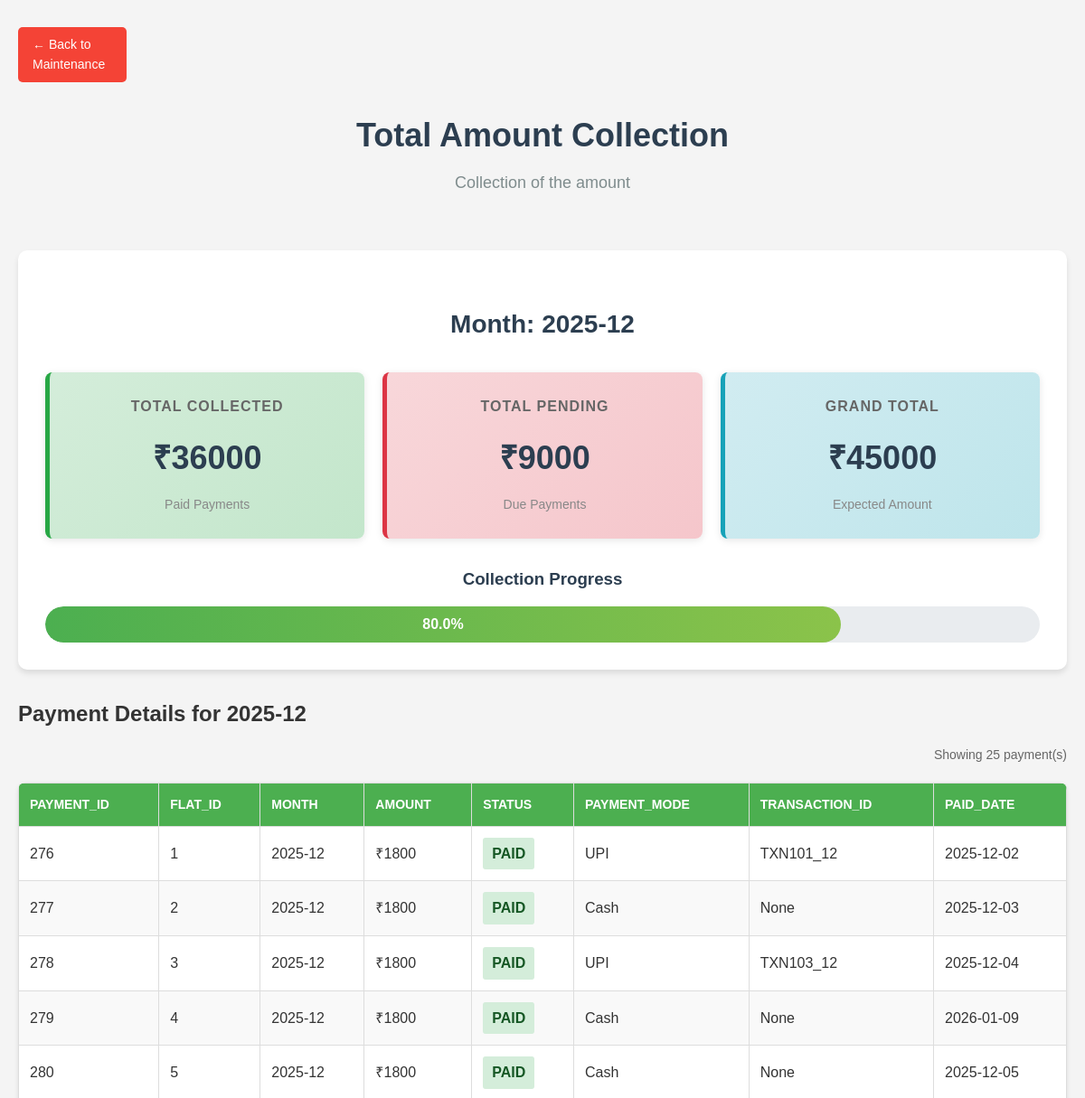
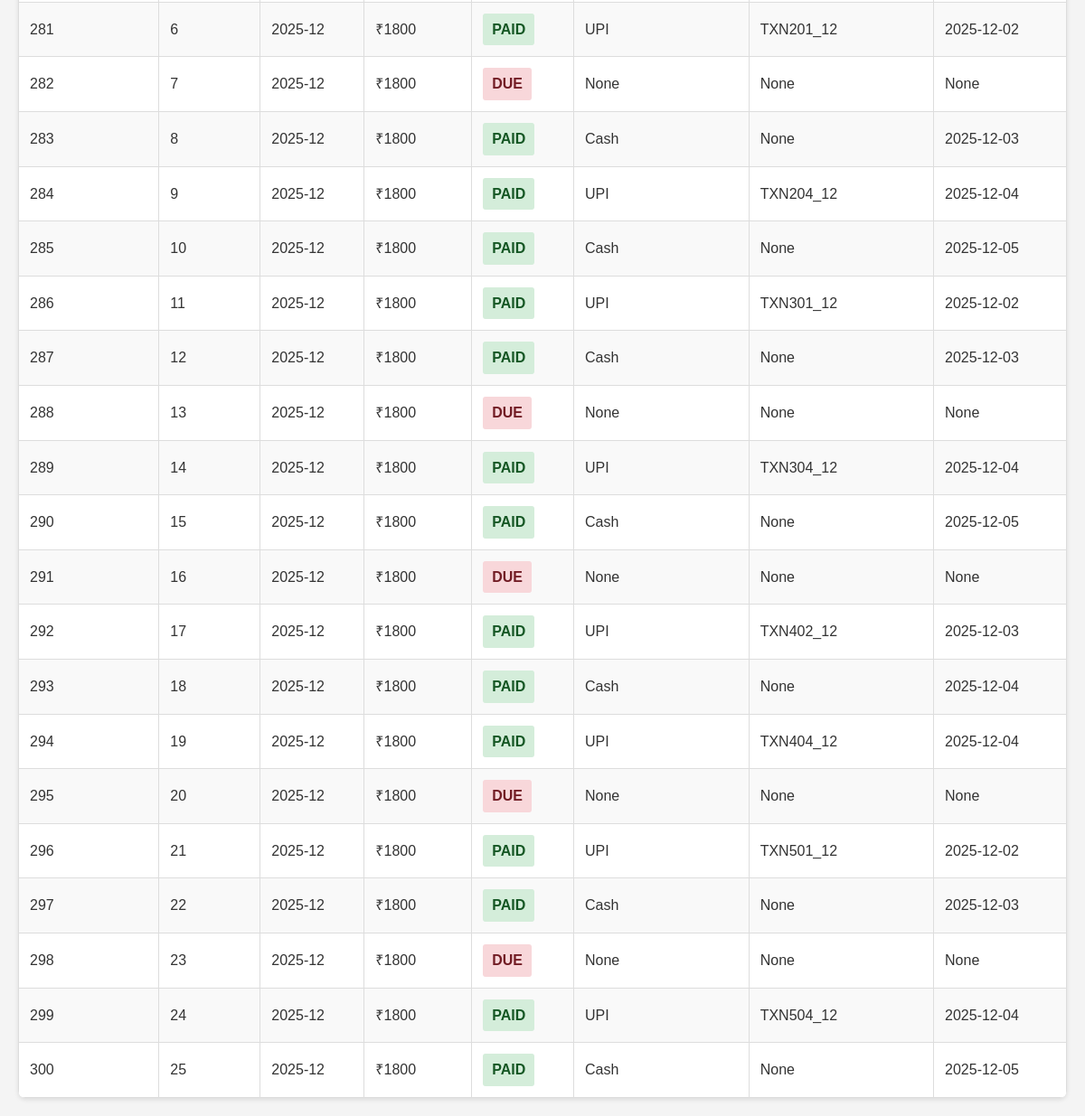
Page /total/amount on the committed database (2 pictures, top to bottom).
### tables this page shows
CREATE TABLE payments (
    payment_id INTEGER PRIMARY KEY AUTOINCREMENT,
    flat_id INTEGER,
    month TEXT,    
    amount INTEGER,
    status TEXT,   
    payment_mode TEXT,  
    transaction_id TEXT,
    paid_date TEXT,
    FOREIGN KEY(flat_id) REFERENCES flats(flat_id));

### app.py (the view)
@app.route("/total/amount", methods=['GET'])
def get_total_amount():
    conn = db_connection()
    cursor = conn.cursor()
    cursor.execute('SELECT month FROM payments ORDER BY month DESC LIMIT 1')
    recent_month_row = cursor.fetchone()
    if not recent_month_row:
        conn.close()
        return render_template("total_amount.html", recent_month=None, total_collected=0, total_due=0, grand_total=0, flats=[])
    recent_month = recent_month_row['month']
    cursor.execute('SELECT * FROM payments WHERE month = ? ORDER BY flat_id', (recent_month,))
    flats = cursor.fetchall()
    cursor.execute('''
        SELECT
            SUM(CASE WHEN status = 'PAID' THEN amount ELSE 0 END) as collected,
            SUM(CASE WHEN status = 'DUE' THEN amount ELSE 0 END) as due,
            SUM(amount) as total
        FROM payments
        WHERE month = ?
    ''', (recent_month,))
    totals = cursor.fetchone()
    conn.close()
    return render_template("total_amount.html",
                         recent_month=recent_month,
                         total_collected=totals['collected'] or 0,
                         total_due=totals['due'] or 0,
                         grand_total=totals['total'] or 0,
                         flats=flats)

### app.py (called while the page is built)
def db_connection():
    conn = sqlite3.connect(database)
    conn.row_factory = sqlite3.Row
    return conn

### templates/total_amount.html (shortened to what this page needs)
<!DOCTYPE html>
<html lang="en">
<head>
    <link rel="stylesheet" href="{{ url_for('static', filename='css/style.css') }}">
</head>
<body>
    <div class="container">
        <a href="/maintenance" class="back-button">← Back to Maintenance</a>
        <div class="page-header">
                     <h1>Total Amount Collection</h1>
                    <p class="subtitle">Collection of the amount</p>
                </div>
        {% if recent_month %}
        <div class="summary-container">
            <h2>Month: {{ recent_month }}</h2>
            <div class="summary-cards">
                <div class="summary-card collected">
                    <h3>Total Collected</h3>
                    <p class="amount">₹{{ total_collected }}</p>
                    <span class="label">Paid Payments</span>
                </div>
                <div class="summary-card pending">
                    <h3>Total Pending</h3>
                    <p class="amount">₹{{ total_due }}</p>
                    <span class="label">Due Payments</span>
                </div>
                <div class="summary-card total">
                    <h3>Grand Total</h3>
                    <p class="amount">₹{{ grand_total }}</p>
                    <span class="label">Expected Amount</span>
                </div>
            </div>
            <div class="progress-container">
                <h3>Collection Progress</h3>
                <div class="progress-bar">
                    <div class="progress-fill" style="width: {{ (total_collected / grand_total * 100) if grand_total > 0 else 0 }}%">
                        {{ "%.1f"|format((total_collected / grand_total * 100) if grand_total > 0 else 0) }}%
                    </div>
                </div>
            </div>
        </div>
        <h2>Payment Details for {{ recent_month }}</h2>
        <div class="table-info">
            <p>Showing {{ flats|length }} payment(s)</p>
        </div>
        <table>
            <thead>
                <tr>
                    {% for column in flats[0].keys() %}
                    <th>{{ column }}</th>
                    {% endfor %}
                </tr>
            </thead>
            <tbody>
                {% for row in flats %}
                <tr>
                    {% for key in row.keys() %}
                        {% if key == 'status' %}
                            <td>
                                {% if row[key] == 'PAID' %}
                                    <span class="status-paid">{{ row[key] }}</span>
                                {% else %}
                                    <span class="status-due">{{ row[key] }}</span>
                                {% endif %}
                            </td>
                        {% elif key == 'amount' %}
                            <td>₹{{ row[key] }}</td>
                        {% else %}
                            <td>{{ row[key] }}</td>
                        {% endif %}
                    {% endfor %}
                </tr>
                {% endfor %}
            </tbody>
        </table>
        {% else %}
        <p class="no-data-message">No payment data available.</p>
        {% endif %}
    </div>
</body>
</html>

### static/css/style.css (style rules this page uses)
* { margin: 0; padding: 0; box-sizing: border-box; }
body { font-family: Arial, sans-serif; line-height: 1.6; color: #333; background-color: #f4f4f4; }
.container { max-width: 1200px; margin: 0 auto; padding: 20px; }
h1 { color: #333; text-align: center; margin-bottom: 20px; }
h2 { color: #333; margin-top: 30px; margin-bottom: 15px; }
.back-button { background-color: #f44336; padding: 8px 16px; font-size: 14px; width: 120px; display: inline-block; margin: 10px 0; text-decoration: none; color: white; border-radius: 5px; transition: background-color 0.3s ease; }
table { width: 100%; border-collapse: collapse; margin-top: 20px; background-color: white; box-shadow: 0 2px 5px rgba(0,0,0,0.1); border-radius: 8px; overflow: hidden; }
th, td { border: 1px solid #ddd; padding: 12px; text-align: left; }
th { background-color: #4CAF50; color: white; font-weight: bold; text-transform: uppercase; font-size: 14px; }
tr:nth-child(even) { background-color: #f9f9f9; }
.status-paid { background-color: #d4edda; color: #155724; padding: 5px 10px; border-radius: 3px; font-weight: bold; display: inline-block; }
.status-due { background-color: #f8d7da; color: #721c24; padding: 5px 10px; border-radius: 3px; font-weight: bold; display: inline-block; }
.page-header { text-align: center; margin-bottom: 40px; padding: 20px; }
.page-header h1 { font-size: 36px; color: #2c3e50; margin-bottom: 10px; }
.page-header .subtitle { font-size: 18px; color: #7f8c8d; margin: 0; }
.summary-container { background-color: white; padding: 30px; border-radius: 10px; box-shadow: 0 4px 6px rgba(0,0,0,0.1); margin: 30px 0; }
.summary-container h2 { text-align: center; color: #2c3e50; margin-bottom: 30px; font-size: 28px; }
.summary-cards { display: grid; grid-template-columns: repeat(auto-fit, minmax(250px, 1fr)); gap: 20px; margin-bottom: 30px; }
.summary-card { padding: 25px; border-radius: 8px; text-align: center; box-shadow: 0 2px 8px rgba(0,0,0,0.1); transition: transform 0.3s ease; }
.summary-card.collected { background: linear-gradient(135deg, #d4edda 0%, #c3e6cb 100%); border-left: 5px solid #28a745; }
.summary-card.pending { background: linear-gradient(135deg, #f8d7da 0%, #f5c6cb 100%); border-left: 5px solid #dc3545; }
.summary-card.total { background: linear-gradient(135deg, #d1ecf1 0%, #bee5eb 100%); border-left: 5px solid #17a2b8; }
.summary-card h3 { margin: 0 0 15px 0; font-size: 16px; color: #666; text-transform: uppercase; letter-spacing: 1px; }
.summary-card .amount { font-size: 36px; font-weight: bold; margin: 10px 0; color: #2c3e50; }
.summary-card .label { font-size: 14px; color: #888; }
.progress-container { margin-top: 30px; }
.progress-container h3 { text-align: center; margin-bottom: 15px; color: #2c3e50; }
.progress-bar { width: 100%; height: 40px; background-color: #e9ecef; border-radius: 20px; overflow: hidden; position: relative; }
.progress-fill { height: 100%; background: linear-gradient(90deg, #4CAF50 0%, #8BC34A 100%); display: flex; align-items: center; justify-content: center; color: white; font-weight: bold; font-size: 16px; transition: width 0.5s ease; border-radius: 20px; }
.table-info { text-align: right; margin: 10px 0; color: #666; font-size: 14px; }

### rows in the picture
payments: month "2025-12", payment_id "276" "1" "2025-12" "UPI" "TXN101_12" "2025-12-02", amount "1800", status "PAID"
payments: payment_id "277" "2" "2025-12" "Cash" "None" "2025-12-03", amount "1800", status "PAID"
payments: payment_id "278" "3" "2025-12" "UPI" "TXN103_12" "2025-12-04", amount "1800", status "PAID"
payments: payment_id "279" "4" "2025-12" "Cash" "None" "2026-01-09", amount "1800", status "PAID"
payments: payment_id "280" "5" "2025-12" "Cash" "None" "2025-12-05", amount "1800", status "PAID"
payments: payment_id "281" "6" "2025-12" "UPI" "TXN201_12" "2025-12-02", amount "1800", status "PAID"
payments: payment_id "282" "7" "2025-12" "None" "None" "None", amount "1800", status "DUE"
payments: payment_id "283" "8" "2025-12" "Cash" "None" "2025-12-03", amount "1800", status "PAID"
payments: payment_id "284" "9" "2025-12" "UPI" "TXN204_12" "2025-12-04", amount "1800", status "PAID"
payments: payment_id "285" "10" "2025-12" "Cash" "None" "2025-12-05", amount "1800", status "PAID"
payments: payment_id "286" "11" "2025-12" "UPI" "TXN301_12" "2025-12-02", amount "1800", status "PAID"
payments: payment_id "287" "12" "2025-12" "Cash" "None" "2025-12-03", amount "1800", status "PAID"
payments: payment_id "288" "13" "2025-12" "None" "None" "None", amount "1800", status "DUE"
payments: payment_id "289" "14" "2025-12" "UPI" "TXN304_12" "2025-12-04", amount "1800", status "PAID"
payments: payment_id "290" "15" "2025-12" "Cash" "None" "2025-12-05", amount "1800", status "PAID"
payments: payment_id "291" "16" "2025-12" "None" "None" "None", amount "1800", status "DUE"
payments: payment_id "292" "17" "2025-12" "UPI" "TXN402_12" "2025-12-03", amount "1800", status "PAID"
payments: payment_id "293" "18" "2025-12" "Cash" "None" "2025-12-04", amount "1800", status "PAID"
payments: payment_id "294" "19" "2025-12" "UPI" "TXN404_12" "2025-12-04", amount "1800", status "PAID"
payments: payment_id "295" "20" "2025-12" "None" "None" "None", amount "1800", status "DUE"
payments: payment_id "296" "21" "2025-12" "UPI" "TXN501_12" "2025-12-02", amount "1800", status "PAID"
payments: payment_id "297" "22" "2025-12" "Cash" "None" "2025-12-03", amount "1800", status "PAID"
payments: payment_id "298" "23" "2025-12" "None" "None" "None", amount "1800", status "DUE"
payments: payment_id "299" "24" "2025-12" "UPI" "TXN504_12" "2025-12-04", amount "1800", status "PAID"
payments: payment_id "300" "25" "2025-12" "Cash" "None" "2025-12-05", amount "1800", status "PAID"

### other values in the picture
{{ total_collected }} "36000"
{{ total_due }} "9000"
{{ grand_total }} "45000"
{{ flats|length }} "25"
{{ column }} "PAYMENT_ID" "FLAT_ID" "MONTH" "AMOUNT" "STATUS" "PAYMENT_MODE" "TRANSACTION_ID" "PAID_DATE"
